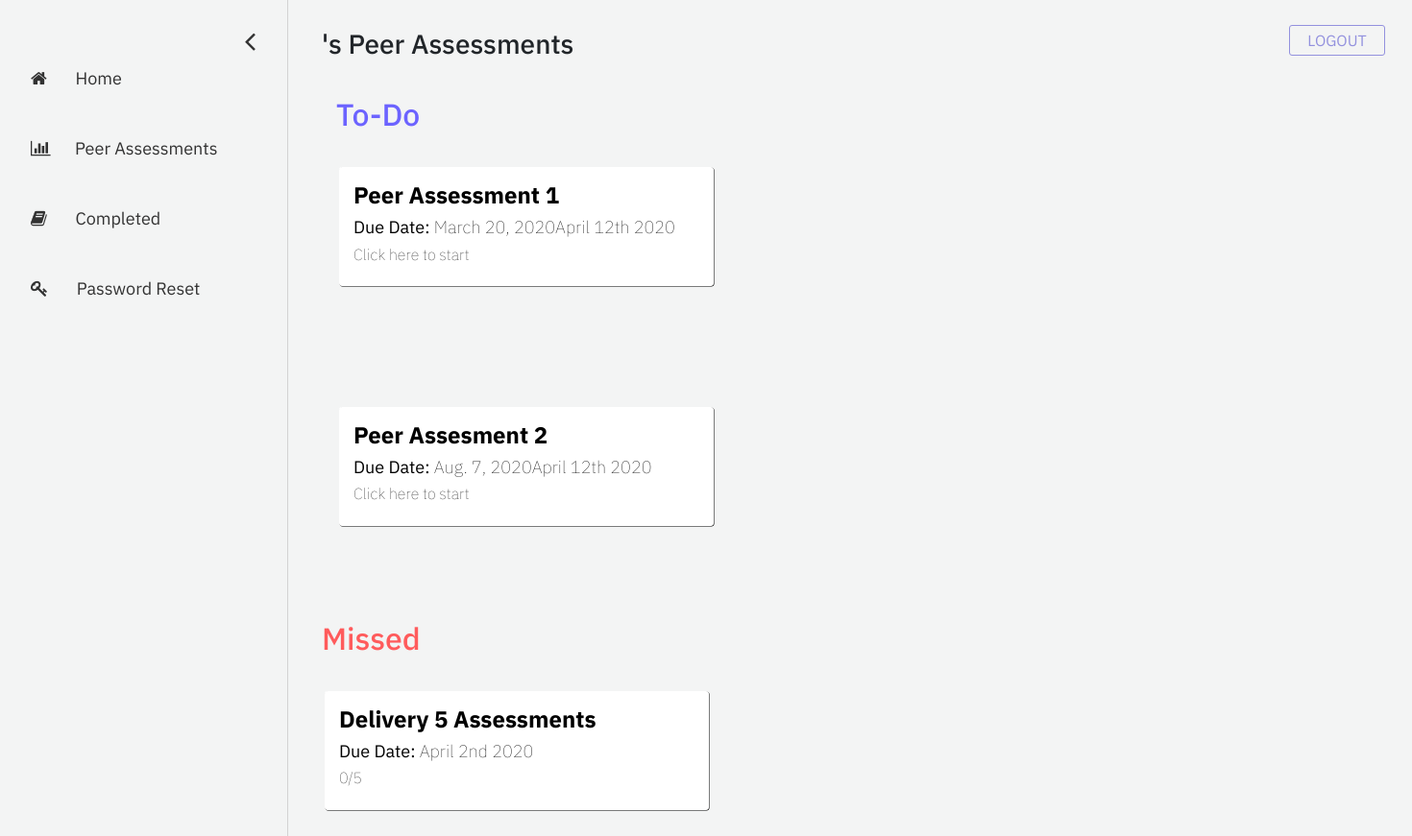
The app's page /student/peer-assessments, older data.
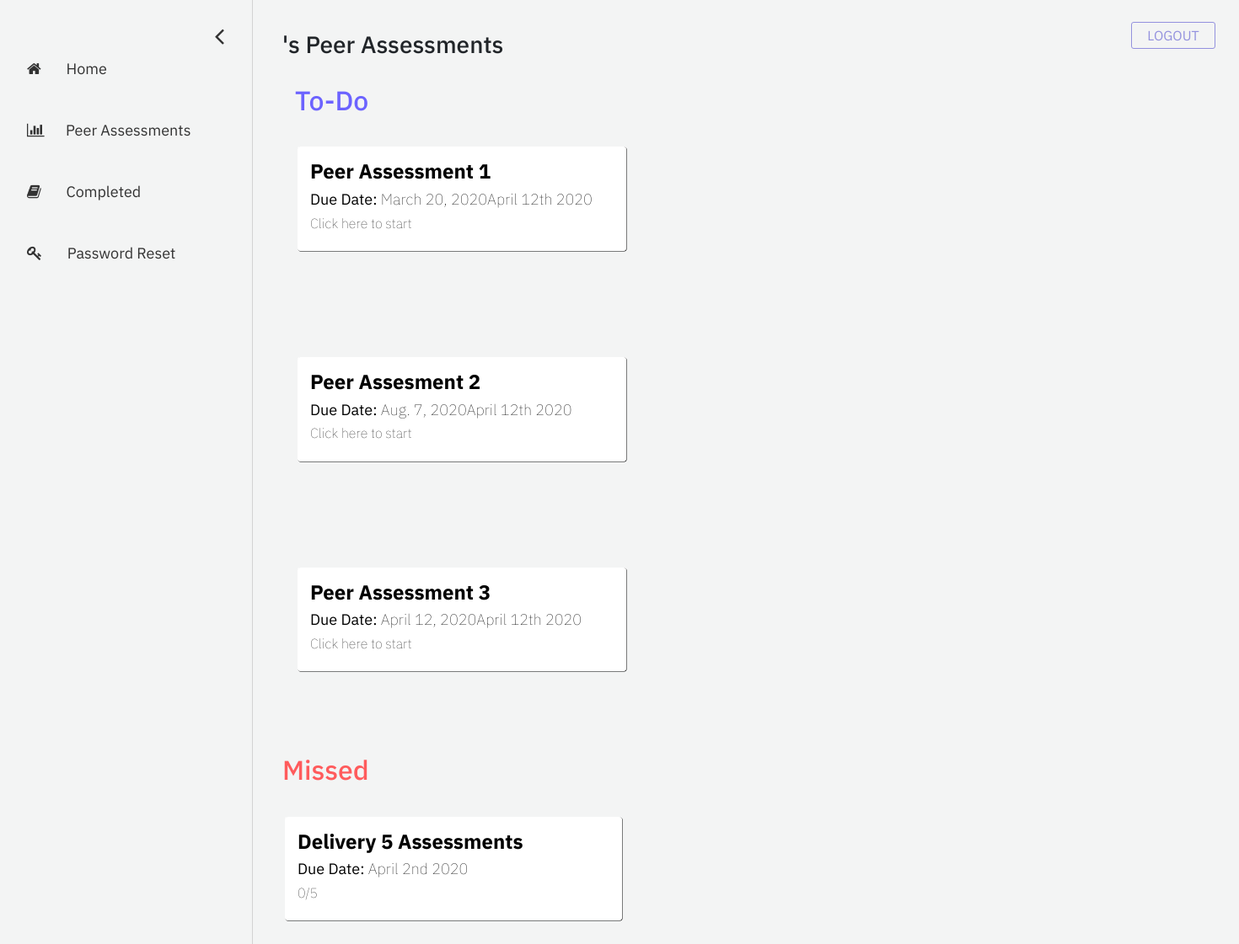
The same page, newer data.
### assessment/models.py (models this page shows, shortened)
class Assessment(models.Model):
    name = models.CharField("assessment name", max_length=255)
    description = models.TextField("description", max_length=512, blank=True)
    date_created = models.DateTimeField("date created", auto_now_add=True)
    start_date = models.DateField("start date")
    end_date = models.DateField("end date")
    course = models.ForeignKey(Course, on_delete=models.CASCADE) # the course that this peer review belongs to
    questions = models.ManyToManyField(Question) # a set of Questions under this assessment

### eval_student/views.py (the view)
# urls.py: path('peer-assessments', views.peer_assessments, name='peer-assessments'),
def peer_assessments(request):
    assessment_list = Assessment.objects.all()
    context = {
        'assessment_list': assessment_list,
    }
    return render(request, 'eval_student/peer-assessments.html', context = context)

### eval_student/templates/eval_student/peer-assessments.html (shortened to what this page needs)
{% extends 'eval_student/base-sidebar.html'%}
{% load static %}
{% block content%}
<div id="main">
	<div class="container title-box">
		<h3>{{ user.first_name }}'s Peer Assessments</h3>
	</div>
	<div class="container">
		<div class="container to-do">
			<h2>To-Do</h2>
		</div>
		{% if assessment_list|length > 0 %}
		{% for assessment in assessment_list %}
		<div class="row first-row">
			<a class="col-box" href="#">
				<h5 class="title-displayed"> <b>{{assessment.name}}</b> </h5>
				<h6 class="date-displayed"> <b>Due Date:</b> {{assessment.end_date}}April 12th 2020 </h6>
				<h6 class="text-displayed"> Click here to start </h6>
			</a>
		</div>
		{% endfor %}
		{% endif %}
	</div>
	<div class="container missed">
		<h2>Missed</h2>
	</div>
	<div class="row second-row">
		<div class="col-box-missed">
			<h5 class="title-displayed"> <b>Delivery 5 Assessments</b> </h5>
			<h6 class="date-displayed"> <b>Due Date:</b> April 2nd 2020 </h6>
			<h6 class="text-displayed"> 0/5 </h6>
		</div>
	</div>
</div>
{% endblock %}

Row changes from the older to the newer data that the page shows:
added Assessment: name "Peer Assessment 3", end_date "April 12, 2020"
